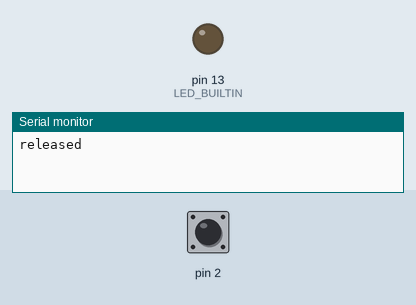
A sketch run on a simulated Arduino Uno, built with avr-gcc and run on an emulated ATmega328P. On the bench: output pins drawn as LEDs (lit = HIGH), the last lines printed to the serial monitor. Inputs (shaded band) come from the test bench; at power-on: pin 2 HIGH.

Above: at 1.2 s.
1.3 s: pin 2 pulled LOW for 0.15 s
At 1.38 s:
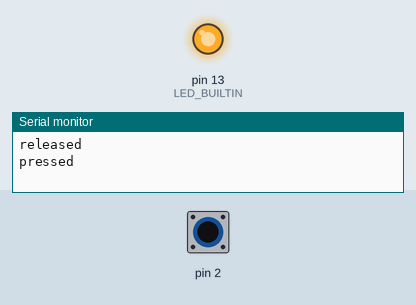
2.9 s: pin 2 pulled LOW for 3.2 s
At 6.6 s:
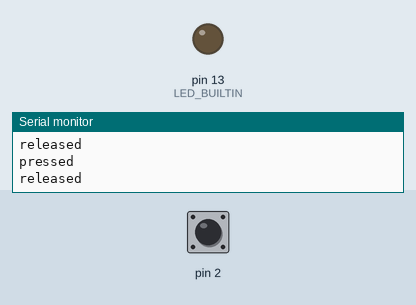
Timing chart, 0 to 8.1 s (numbered marks = the images above; inputs shaded):
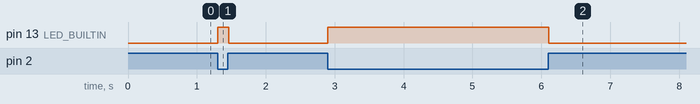

The sketch:

uno-button-pullup.ino
```cpp
int last = -1;
void setup() { Serial.begin(9600); pinMode(2, INPUT_PULLUP); pinMode(LED_BUILTIN, OUTPUT); }
void loop() {
  int pressed = digitalRead(2) == LOW;
  digitalWrite(LED_BUILTIN, pressed ? HIGH : LOW);
  if (pressed != last) { Serial.println(pressed ? "pressed" : "released"); last = pressed; }
  delay(20);
}
```

Measured:
- after the input at 1.3 s, pin 13 (LED_BUILTIN): LOW → HIGH at once, → LOW 0.16 s later
- after the input at 2.9 s, pin 13 (LED_BUILTIN): LOW → HIGH at once, → LOW 3.2 s later
